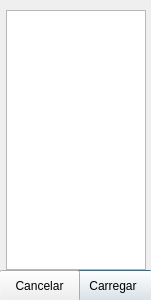
<?xml version="1.0" encoding="UTF-8"?>
<ui version="4.0">
 <class>ScriptDialog</class>
 <widget class="QDialog" name="ScriptDialog">
  <property name="geometry">
   <rect>
    <x>0</x>
    <y>0</y>
    <width>151</width>
    <height>300</height>
   </rect>
  </property>
  <property name="windowTitle">
   <string>Dialog</string>
  </property>
  <widget class="QListView" name="scriptList">
   <property name="geometry">
    <rect>
     <x>6</x>
     <y>10</y>
     <width>140</width>
     <height>260</height>
    </rect>
   </property>
  </widget>
  <widget class="QPushButton" name="btnLoad">
   <property name="geometry">
    <rect>
     <x>73</x>
     <y>270</y>
     <width>80</width>
     <height>32</height>
    </rect>
   </property>
   <property name="text">
    <string>Carregar</string>
   </property>
  </widget>
  <widget class="QPushButton" name="btnCancel">
   <property name="geometry">
    <rect>
     <x>-1</x>
     <y>270</y>
     <width>81</width>
     <height>32</height>
    </rect>
   </property>
   <property name="text">
    <string>Cancelar</string>
   </property>
   <property name="default">
    <bool>false</bool>
   </property>
  </widget>
 </widget>
 <resources/>
 <connections/>
</ui>
